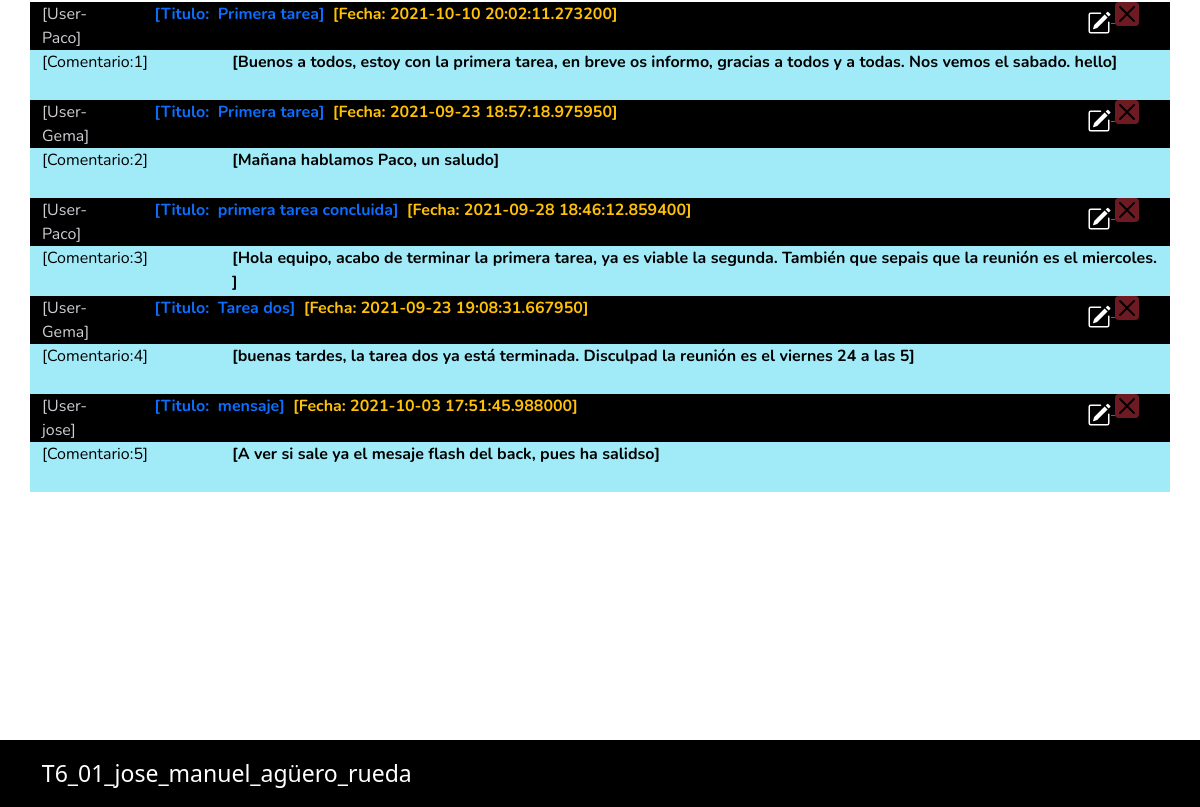
The page /index (signed in, lower part) on the database as committed earlier.
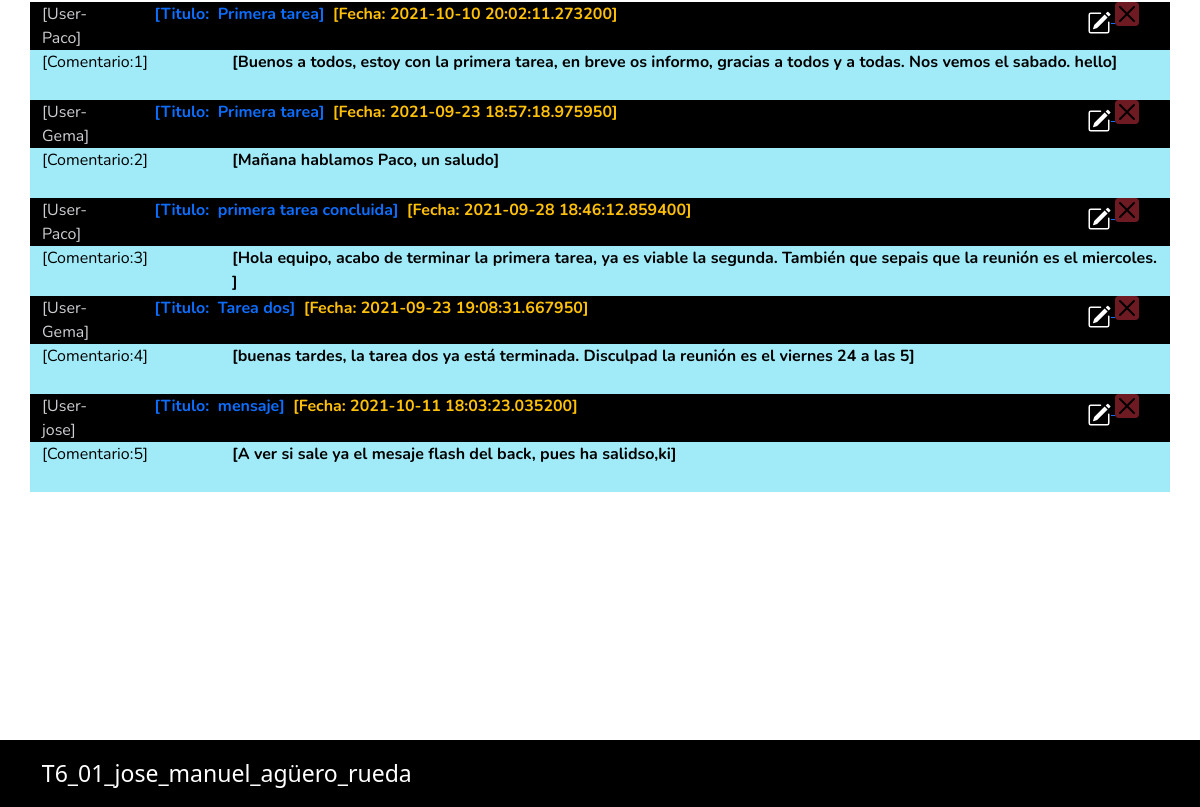
The same page on the database as committed later.
### models.py (models this page shows, shortened)
class Sinergias(db.Base):
    __tablename__ = "sinergia"
    id = Column(Integer, primary_key=True) # Identificador único de cada tarea (no puede haber dos tareas con el mismo id, por eso es primary key)
    nombre = Column(String(100), nullable=False) # Contenido de la tarea, un texto de máximo 200 caracteres
    titulo = Column(String(100), nullable=False) # Booleano que indica si una tarea ha sido hecha o no
    comentarios = Column(String(200), nullable=False)
    fecha = Column(String(200), nullable=False)

### main.py (the view)
@app.route('/index')
def home():
    if "email" in session:
        todas_las_tareas = db.session.query(Tarea).all()  # Consultamos y almacenamos todas las tareas de la base de datos
        tarea_uno = db.session.query(Tarea).filter_by(id=1)
        tarea_dos = db.session.query(Tarea).filter_by(id=2)
        tarea_tres = db.session.query(Tarea).filter_by(id=3)
        tarea_cuatro = db.session.query(Tarea).filter_by(id=4)
        tarea_cinco = db.session.query(Tarea).filter_by(id=5)
        tarea_seis = db.session.query(Tarea).filter_by(id=6)
        tarea_siete = db.session.query(Tarea).filter_by(id=7)
        tarea_ocho = db.session.query(Tarea).filter_by(id=8)
        tarea_nueve = db.session.query(Tarea).filter_by(id=9)
        comentarios = db.session.query(Sinergias).all()
        username = db.session.query(Registro).filter_by(email=session["email"]).all()
        return render_template("index.html", lista_de_tareas=todas_las_tareas, tarea_uno=tarea_uno,
                               tarea_dos=tarea_dos, tarea_tres=tarea_tres, tarea_cuatro=tarea_cuatro,
                               tarea_cinco=tarea_cinco, tarea_seis=tarea_seis, tarea_siete=tarea_siete,
                               tarea_ocho=tarea_ocho, tarea_nueve=tarea_nueve, comentarios=comentarios, username=username)
    else:
        return render_template("login.html")

### templates/index.html (shortened to what this page needs)
<!DOCTYPE html>
<html lang="en">
<head>
    <link rel="stylesheet" href="{{ url_for('static', filename='main.css') }}">
    <link href="https://cdn.jsdelivr.net/npm/bootstrap@5.1.1/dist/css/bootstrap.min.css" rel="stylesheet">
</head>
<div class=" container mb-5 mt-5 textNavbar ">
    {% for i in comentarios %}
    <div class = "row  negro efecto ">
         <div class = "col-1 ">[User-{{i.nombre}}]</div>
         <div class = "col-10 "><b class = "text-primary">&nbsp;&nbsp;&nbsp;&nbsp;[Titulo:&nbsp;&nbsp;{{i.titulo}}]</b>&nbsp;&nbsp;<b class = "text-warning">[Fecha:&nbsp;{{i.fecha}}]</b></div>
             <div class = "col-1 ">
                    <a href="#"  data-bs-toggle="modal" data-bs-target="#exampleModal4{{i.id}}">
                    </a>
                     <a href="/eliminar-comentario/{{i.id}}" style="text-decoration:none" >
                        <button type="button " class="btn-close  bg-danger mb-1 " aria-label="Close"></button>
                     </a >
             </div>
         </div>
         <div class = "row comentario ">
             <div class = "col-2 text-black" style="height:50px">[Comentario:{{i.id}}]
             </div>
         <div class = "col-10 text-black"><b>[{{i.comentarios}}]</b></div>
    </div>
     {% endfor %}
</div>
<div class= "container ">
    <div class = "row contenedorIA2">
        <div class="col-12 "></div>
     </div>
</div>
</body>
<footer>
     <div class = "col-12 pt-3 pb-3 text-white colorNavbar" style="font-size:23px">
             &nbsp;&nbsp;
&nbsp;&nbsp;&nbsp;&nbsp;T6_01_jose_manuel_agüero_rueda
     </div>
</footer>
</html>

### static/main.css (style rules this page uses)
.contenedorIA2 { height: 200px; width:500px; }
.colorNavbar { background-color: #000000; }
.textNavbar { font-family: 'Nunito', sans-serif; color: #cecfd3 ; }
.negro { background-color: #000000; }
.comentario { background-color: #a1ebf8; }

Rows that differ between the two databases and show on the page:
changed Sinergias "jose": fecha "2021-10-03 17:51:45.988000" → "2021-10-11 18:03:23.035200"; comentarios "A ver si sale ya el mesaje flash del back, pues ha salidso" → "A ver si sale ya el mesaje flash del back, pues ha salidso,ki"
